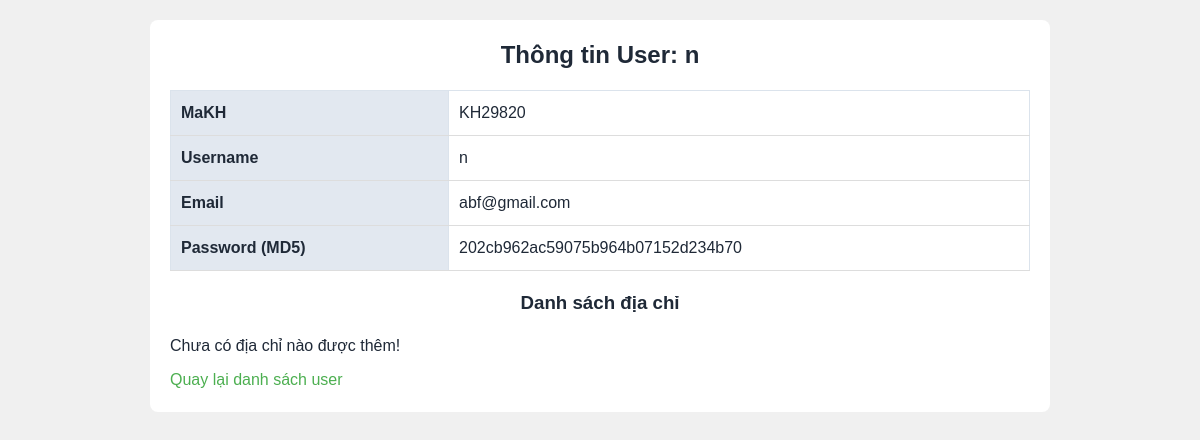
/do_an/users_admin/view_user.php?maKH=KH29820, run on the app's committed database.
### tables this page shows
CREATE TABLE `users` (
  `maKH` varchar(20) NOT NULL,
  `username` varchar(255) DEFAULT NULL,
  `email` varchar(255) DEFAULT NULL,
  `pass` varchar(200) DEFAULT NULL
);

### do_an/users_admin/view_user.php (the view, shortened to what this page needs)
<?php
$conn = connect_db();
$maKH = $_GET['maKH'] ?? '';
$stmt = $conn->prepare("SELECT maKH, username, email, pass FROM users WHERE maKH = ?");
$stmt->bind_param("s", $maKH);
$stmt->execute();
$result = $stmt->get_result();
if($result && $result->num_rows > 0){
    $user = $result->fetch_assoc();
} else {
    die("User không tồn tại!");
}
$diachi = [];
?>
<!DOCTYPE html>
<html lang="vi">
<head>
<link rel="stylesheet" href="../layout/style.css">
</head>
<body>
<div class="container">
    <h2>Thông tin User: <?php echo htmlspecialchars($user['username']); ?></h2>
    <table>
        <tr>
            <th>MaKH</th>
            <td><?php echo htmlspecialchars($user['maKH']); ?></td>
        </tr>
        <tr>
            <th>Username</th>
            <td><?php echo htmlspecialchars($user['username']); ?></td>
        </tr>
        <tr>
            <th>Email</th>
            <td><?php echo htmlspecialchars($user['email']); ?></td>
        </tr>
        <tr>
            <th>Password (MD5)</th>
            <td><?php echo htmlspecialchars($user['pass']); ?></td>
        </tr>
    </table>
    <h3>Danh sách địa chỉ</h3>
    <?php if(count($diachi) > 0): ?>
    <table>
        <tr>
            <th>Địa chỉ</th>
            <th>Loại</th>
            <th>Ghi chú</th>
        </tr>
        <?php foreach($diachi as $d): ?>
        <tr>
            <td><?php echo htmlspecialchars($d['ChiTietDiaChi'].", ".$d['PhuongXa'].", ".$d['QuanHuyen'].", ".$d['ThanhPho']); ?></td>
            <td><?php echo htmlspecialchars($d['DiaChiGiaoHang']); ?></td>
            <td><?php echo htmlspecialchars($d['GhiChu']); ?></td>
        </tr>
        <?php endforeach; ?>
    </table>
    <?php else: ?>
        <p>Chưa có địa chỉ nào được thêm!</p>
    <?php endif; ?>
    <a href="index.php">Quay lại danh sách user</a>
</div>
</body>
</html>

### do_an/layout/style.css (style rules this page uses)
:root { --color-primary: #0f766e; --color-primary-dark: #115e59; --color-secondary: #2563eb; --color-accent: #f59e0b; --color-danger: #dc2626; --color-success: #16a34a; --color-text: #1f2937; --color-muted: #64748b; --color-surface: #ffffff; --color-background: #f1f5f9; --color-border: #dbe3ec; --font-family: "Segoe UI", Arial, Helvetica, sans-serif; --radius-sm: 6px; --radius-md: 10px; --radius-lg: 16px; --shadow-sm: 0 2px 8px rgba(15, 23, 42, .08); --shadow-md: 0 10px 28px rgba(15, 23, 42, .12); --container-width: 1200px; }
*, *::before, *::after { box-sizing: border-box; margin: 0; padding: 0; }
html { scroll-behavior: smooth; }
body { min-width: 0; background: var(--color-background); color: var(--color-text); font-family: var(--font-family); line-height: 1.5; overflow-x: hidden; }
a { color: var(--color-primary); }
h1, h2, h3, h4, h5, h6 { color: var(--color-text); line-height: 1.25; margin-bottom: 1rem; }
.container, .contents, .content, .filter-section, .header-inner { width: min(100% - 2rem, var(--container-width)); margin-left: auto; margin-right: auto; }
.container { padding: 2rem 0; }
table { width: 100%; border-collapse: collapse; background: var(--color-surface); }
th, td { padding: .75rem; border: 1px solid var(--color-border); text-align: left; }
th { background: #e2e8f0; }

### do_an/users_admin/view_user.php (style rules this page uses)
body { font-family: Arial, sans-serif; background: #f0f0f0; padding: 20px; }
.container { max-width: 900px; margin: auto; background: #fff; padding: 20px; border-radius: 8px; }
h2, h3 { text-align: center; margin-bottom: 20px; }
table { width: 100%; border-collapse: collapse; margin-bottom: 20px; }
td, th { padding: 10px; border-bottom: 1px solid #ddd; text-align: left; }
a { display: inline-block; margin-top: 10px; text-decoration: none; color: #4CAF50; }

### data on the page
users: username "n", maKH "KH29820", email "abf@gmail.com", pass "202cb962ac59075b964b07152d234b70"
